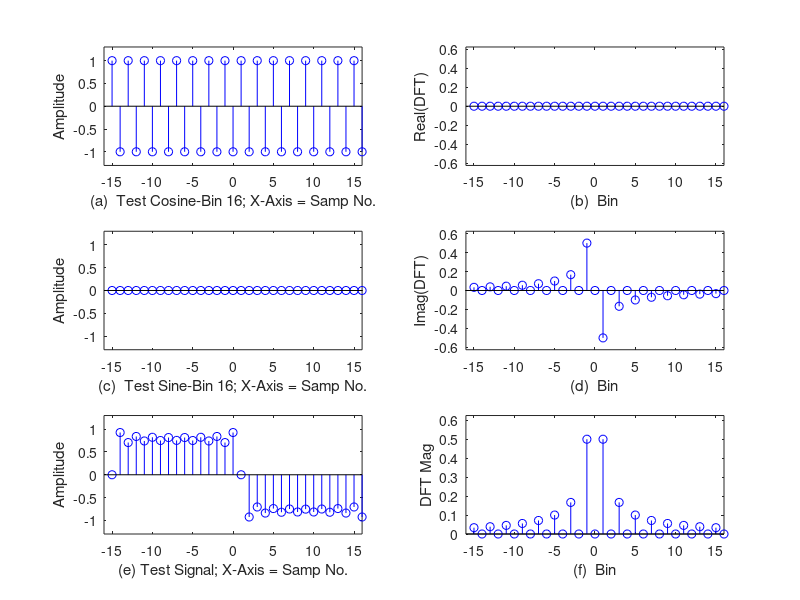

MATLAB code to generate this figure:
function LVxDFTComputeSymmIndex
%function LVxDFTComputeSymmIndex
%
%This program demonstrates the computation of the Discrete Fourier
%Transform (DFT) using a direct implementation with symmetric indexing of
%k. This program will compute the DFT bin-by-bin;
%the next bin is computed after you press any key.
%Note with the symmetrical indexing scheme, the
%negative frequencies are to the left of zero, and
%the positive frequencies are to the right of zero.
%Contrast this to the asymmetrically-indexed DFT, in
%which the negative frequencies lie to the right of
%Bin N/2. 
%
%The call:
%
% LVxDFTComputeSymmIndex
%
% Author: F. W. Isen
% Copyright 2009 by Morgan & Claypool
x = -15:1:16;
t = 0:1/32:1-1/32;
A = 1/32;

testvec = sin(2*pi*t)+ 0.3333*sin(2*pi*t*3)+ 0.2*sin(2*pi*t*5)+...
 0.1428*sin(2*pi*t*7)+ 0.1111*sin(2*pi*t*9)+ 0.0909*sin(2*pi*t*11)+...
 0.0769*sin(2*pi*t*13) + 0.0666*sin(2*pi*t*15);

maxplot = 20/32;

figure(23);

DFTrealbin(1,1:32) = 0;
DFTimagbin(1,1:32) = 0;
njk(1,1:32) = 0;

for harmno = -15:1:16
testimag = -sin(2*pi*t*(harmno));
testreal = cos(2*pi*t*(harmno));
DFTrealbin(harmno+16) = A*sum(testvec.*testreal);
DFTimagbin(harmno+16) = A*sum(testvec.*testimag);

subplot(321)
stem(t*32-15,testreal,'bo');
xlabel(['(a)  Test Cosine-Bin ',num2str(harmno),'; X-Axis = Samp No.'])
ylabel(['Amplitude'])
axis([-16 16 -1.3 1.3])

subplot(323)
stem(t*32-15,testimag,'bo');
ylabel(['Amplitude'])
xlabel(['(c)  Test Sine-Bin ',num2str(harmno),'; X-Axis = Samp No.'])
axis([-16 16 -1.3 1.3])

subplot(325)
stem(t*32-15,testvec,'bo');
ylabel(['Amplitude'])
xlabel(['(e) Test Signal; X-Axis = Samp No.'])
axis([-16 16 -1.3 1.3])

subplot(322)
stem(x,DFTrealbin,'bo');
ylabel(['Real(DFT)'])
xlabel(['(b)  Bin'])
axis([-16 16 -maxplot maxplot])

subplot(324)
stem(x,DFTimagbin,'bo');
ylabel(['Imag(DFT)'])
xlabel(['(d)  Bin'])
axis([-16 16 -maxplot maxplot])

subplot(326)
njk = (DFTrealbin.^2 + DFTimagbin.^2).^0.5;
stem(x,njk,'bo');
ylabel(['DFT Mag'])
xlabel(['(f)  Bin'])
axis([-16 16 0 maxplot])

if harmno==16
   return
else
   pause
end

end




